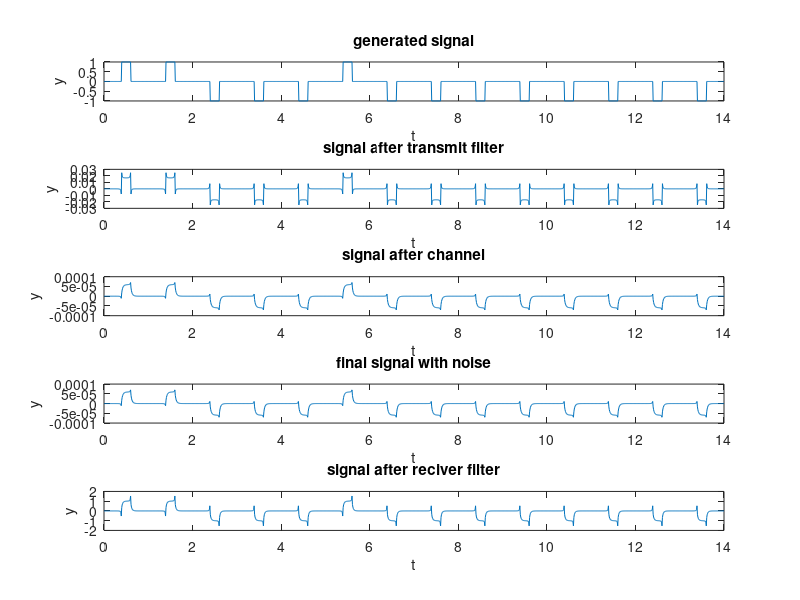

The MATLAB script that drew this image:



clear;
close all;

%%%%%%%%%%%%%%% note:
% r is sent data bits
% r1 is domain of sent data
% a is recived data bits
% a1 is domain of recived data

%%%%%%%%%%%%%%% initial values

M=2;  %constant% M = Number of layers example: m=2 -> [-1 1] m=3 -> [-2 0 2] m=4 -> [-3 -1 1 3] 
n=5; % n = Number of bits generated
Tb=1; % Tb = Duration of each bit sent by a pulse
delta = 0.01;
snr = 100;
gain = 1;

%%%%%%%%%%%%%%% Channal initial values

% if channel is :   alfa.exp(-(1/beta)tx);
%alfa*exp(-1*(1/beta)*tx)
alfa = 0.1; % domain of channel
beta = 0.03; % frequency of channel is beta = 10rad.hz



%%%%%%%%%%%%%%% sending data generation


rr = randi([0 1],1,n);


%%%%%%%%%%%%%%% channel coding

k = 4;
nn=n+4-mod(n,k);
if(mod(n,k)==0)nn=n; end
rr(length(rr)+1:nn)=0;

P = [[1 0 1];[1 1 1];[0 1 1];[1 1 0]];
G = [eye(k) P];

HT = [P;eye(3)];


for i=1:length(rr)/k

    d(i,:)=rr((i-1)*k+1:i*k);
    
end
c=d*G;

c=mod(c,2);

%%%%%%%%%%%%%%% amplitute of sending data generation



for i=1:length(c(:,1))

    r((i-1)*7+1:i*7)=c(i,1:7);
    
end
r1=r;
r1(r1==0)=-1;
%%%%%%%%%%%%%%% analog pulse generation

tx = 0:delta:Tb*length(r1); 
y = ones(1,(1/delta)*Tb*length(r1));

t_ref = 0:delta:Tb;
 
Y_ref = [zeros(1,Tb*0.4/delta) ones(1,length(t_ref)-Tb*0.8/delta) zeros(1,Tb*0.4/delta)]; % Regtangular with duty cycle 20%
%Y_ref = ones(1,length(t_ref)); % Square pulse
%Y_ref = [zeros(1,40) ones(1,length(t_ref)-80) zeros(1,40)]; % Regtangular with duty cycle (Tb*100)-80/(Tb*100)-> if Tb=1s thus: duty cycle=0.2 or 20%
%Y_ref = [zeros(1,20) ones(1,length(t_ref)-40) zeros(1,20)]; % Regtangular with duty cycle (Tb*100)-40/(Tb*100)-> if Tb=1s thus: duty cycle=0.2 or 60%
%Y_ref = 2*[0:delta:Tb/2 Tb/2-delta:-delta:0]/Tb; % triangular pulse
%Y_ref = cos(t_ref*2*pi/Tb); % Sinusoidal pulse
%Y_ref = sawtooth(2*pi*t_ref*Tb); % Sawtooth pulse

for i = 1:1:length(r1)
    
    y(1,(Tb*(i-1)/delta)+1:Tb*i/delta+1) = Y_ref*r1(1,i);
    
end

figure;
subplot(5,1,1)
plot(tx,y)
title('generated signal')
ylabel('y')
xlabel('t')




%%%%%%%%%%%%%%% HT filter

    if 1==1
        
        h_c = [alfa*exp(-1*(1/beta)*tx) zeros(1,2*length(y))];
        y=[y zeros(1,2*length(y))];
        
        H_c = fft(h_c);
        
        HT=(sqrt(abs(H_c).^-1));
        clear g;
        g=gain*(ifft(HT.*fft(y)))*delta;
        
        g=g(1:length(tx));
       
        subplot(5,1,2)
        plot(tx,g)
        title('signal after transmit filter')
        ylabel('y')
        xlabel('t')
        
        
        
       
       y=g;
        
        
    end
    
    



%%%%%%%%%%%%%%% Channel

    if 1==1
        Fs = 1/delta;
        
        h_c = [alfa*exp(-1*(1/beta)*tx) zeros(1,2*length(y))];
        y=[y zeros(1,2*length(y))];
        
        
        clear g;
        g=(ifft(fft(h_c).*fft(y)))*delta;
        
        g=g(1:length(tx));
       
        subplot(5,1,3)
        plot(tx,g)
        title('signal after channel')
        ylabel('y')
        xlabel('t')
        y=g;
    end
    
  
    


%%%%%%%%%%%%%%% adding noise
if 1==1
    y = awgn(y,snr,'measured');

    subplot(5,1,4)
    plot(tx,y)
    title('final signal with noise')
    ylabel('y')
    xlabel('t')
end

%%%%%%%%%%%%%%% HR filter

    if 1==1
        
        
        final_amp = 5000000/4.954;
        Fs = 1/delta;
        
        h_c = [alfa*exp(-1*(1/beta)*tx) zeros(1,2*length(y))];
        y=[y zeros(1,2*length(y))];
        
        H_c = fft(h_c);
        
        HR=(sqrt(abs(H_c).^-1));
        clear g;
        g=final_amp*(ifft(HR.*fft(y)))*delta/gain;
        
        g=g(1:length(tx));
       
        subplot(5,1,5)
        plot(tx,g)
        title('signal after reciver filter')
        ylabel('y')
        xlabel('t')
        y=g;
    end
    
    







%%%%%%%%%%%%%%% sampeling and digital resived data

for i = 1:1:length(r1)

    a1(1,i) = y(1,(i-0.5)*Tb/delta+1); 

end


if mod(M,2)==1
   a1 = round((a1)/2)*2; 

end
if mod(M,2)==0
    a1 = round((a1)/2+0.5)*2-1;
end

a1(a1>max(r1))=max(r1);
a1(a1<min(r1))=min(r1);

a=a1;
a(a==-1)=0;





for i=1:length(a)/7

    resived_c1(i,1:7)=a((i-1)*7+1:i*7);
    
end


%%%%%%%%%%%%%%% channel decoding
     
if 1==1
    k = 4;

    P = [[1 0 1];[1 1 1];[0 1 1];[1 1 0]];
    G = [eye(k) P];

    HT = [P;eye(3)];

    clear s; 
    s=resived_c1*HT;
    s=mod(s,2);

    for i=1:length(resived_c1(:,1)/length(rr))

       if(s(i)==[1 0 1])
           resived_c1(i,:)=resived_c1(i,:)+[1 0 0 0 0 0 0];
       end
       if(s(i)==[1 1 1])
           resived_c1(i,:)=resived_c1(i,:)+[0 1 0 0 0 0 0];
       end
       if(s(i)==[0 1 1])
           resived_c1(i,:)=resived_c1(i,:)+[0 0 1 0 0 0 0];
       end
       if(s(i)==[1 1 0])
           resived_c1(i,:)=resived_c1(i,:)+[0 0 0 1 0 0 0];
       end
       if(s(i)==[1 0 0])
           resived_c1(i,:)=resived_c1(i,:)+[0 0 0 0 1 0 0];
       end
       if(s(i)==[0 1 0])
           resived_c1(i,:)=resived_c1(i,:)+[0 0 0 0 0 1 0];
       end
       if(s(i)==[0 0 1])
           resived_c1(i,:)=resived_c1(i,:)+[0 0 0 0 0 0 1];
       end


    end

    resived_c1 = mod(resived_c1,2);
end
a=ones(1,length(rr));
for i=1:length(resived_c1(:,1))

    a((i-1)*4+1:i*4)=resived_c1(i,1:4);
    
end


rr=rr(1:n);
a=a(1:n);

error = sum(abs(rr-a)>0)


